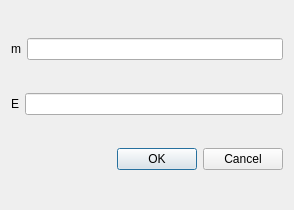
<?xml version="1.0" encoding="UTF-8"?>
<ui version="4.0">
 <class>ContrastWindow</class>
 <widget class="QDialog" name="ContrastWindow">
  <property name="geometry">
   <rect>
    <x>0</x>
    <y>0</y>
    <width>294</width>
    <height>210</height>
   </rect>
  </property>
  <property name="windowTitle">
   <string>Dialog</string>
  </property>
  <layout class="QVBoxLayout" name="verticalLayout">
   <item>
    <layout class="QHBoxLayout" name="horizontalLayout">
     <item>
      <widget class="QLabel" name="label">
       <property name="text">
        <string>m</string>
       </property>
       <property name="margin">
        <number>30</number>
       </property>
      </widget>
     </item>
     <item>
      <widget class="QLineEdit" name="lineEdit"/>
     </item>
    </layout>
   </item>
   <item>
    <layout class="QHBoxLayout" name="horizontalLayout_2">
     <item>
      <widget class="QLabel" name="label_2">
       <property name="text">
        <string>E</string>
       </property>
       <property name="margin">
        <number>30</number>
       </property>
      </widget>
     </item>
     <item>
      <widget class="QLineEdit" name="lineEdit_2"/>
     </item>
    </layout>
   </item>
   <item>
    <widget class="QDialogButtonBox" name="buttonBox">
     <property name="orientation">
      <enum>Qt::Horizontal</enum>
     </property>
     <property name="standardButtons">
      <set>QDialogButtonBox::Cancel|QDialogButtonBox::Ok</set>
     </property>
    </widget>
   </item>
  </layout>
 </widget>
 <resources/>
 <connections>
  <connection>
   <sender>buttonBox</sender>
   <signal>accepted()</signal>
   <receiver>ContrastWindow</receiver>
   <slot>accept()</slot>
   <hints>
    <hint type="sourcelabel">
     <x>248</x>
     <y>254</y>
    </hint>
    <hint type="destinationlabel">
     <x>157</x>
     <y>274</y>
    </hint>
   </hints>
  </connection>
  <connection>
   <sender>buttonBox</sender>
   <signal>rejected()</signal>
   <receiver>ContrastWindow</receiver>
   <slot>reject()</slot>
   <hints>
    <hint type="sourcelabel">
     <x>316</x>
     <y>260</y>
    </hint>
    <hint type="destinationlabel">
     <x>286</x>
     <y>274</y>
    </hint>
   </hints>
  </connection>
 </connections>
</ui>
